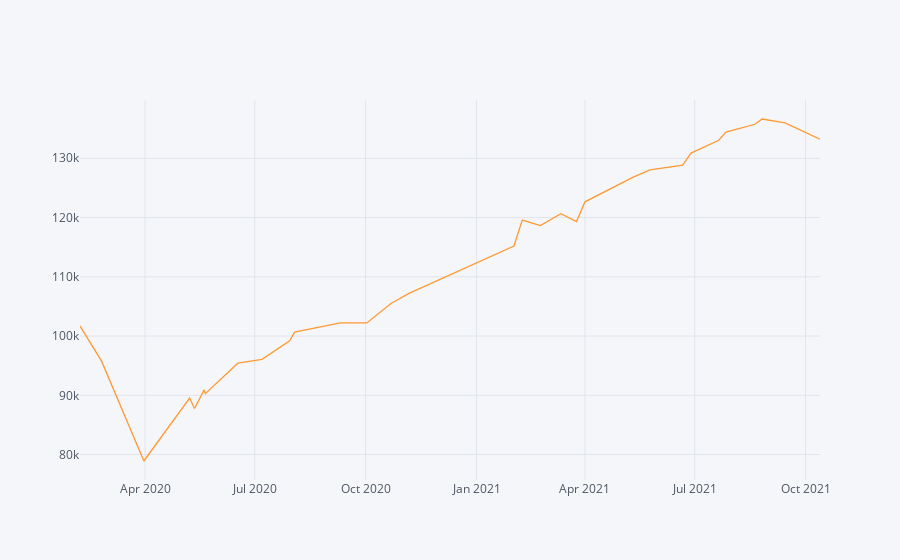

The notebook cell saved with this chart:
### Code cell
#Todo:
# Calculate the Absolute Return of a buy-and-hold strategy in the same period
final_value= rdf.Close.iloc[-1]
initial_value = rdf.Open.iloc[0]
absolute_return_bh = (final_value-initial_value) / initial_value
print(absolute_return_bh)
# Calculate the CAGR or a buy-and-hold trading strategy
CAGR_tf = ((final_value/initial_value)**(252/len(df)))-1
print(CAGR_tf)
# Calculate the IR (Sharpe without RF-rate) of a buy-and-hold trading strategy
information_ratio_tf = (rdf.Close.pct_change().dropna().mean()/rdf.Close.pct_change().dropna().std())*(252**0.5)
print(information_ratio_tf)

#Plot the equity curve (hint: use 'close' returns and your initial capital value to generate an equity curve)
((rdf.Close.pct_change().dropna()+1).cumprod()*starting_capital).iplot()

### Figure 1 — Plotly figure (JSON) as saved in the notebook; plotly's stock layout.template omitted (floating-point values rounded to 4 significant figures)
{"data": [{"line": {"color": "rgba(255, 153, 51, 1.0)", "dash": "solid", "shape": "linear", "width": 1.3}, "mode": "lines", "name": "Close", "text": "", "type": "scatter", "x": ["2020-02-07", "2020-02-25", "2020-03-31", "2020-05-08", "2020-05-12", "2020-05-20", "2020-05-21", "2020-06-17", "2020-07-07", "2020-07-30", "2020-08-03", "2020-09-10", "2020-10-02", "2020-10-22", "2020-11-06", "2021-02-01", "2021-02-08", "2021-02-23", "2021-03-12", "2021-03-25", "2021-04-01", "2021-05-11", "2021-05-25", "2021-06-21", "2021-06-28", "2021-07-21", "2021-07-27", "2021-08-20", "2021-08-26", "2021-09-14", "2021-10-13"], "y": [101700.0, 95720.0, 78910.0, 89540.0, 87770.0, 90910.0, 90280.0, 95420.0, 96070.0, 99190.0, 100700.0, 102200.0, 102200.0, 105500.0, 107200.0, 115200.0, 119600.0, 118600.0, 120600.0, 119300.0, 122700.0, 126800.0, 128100.0, 128900.0, 130900.0, 133000.0, 134400.0, 135700.0, 136600.0, 136000.0, 133200.0]}], "layout": {"legend": {"bgcolor": "#F5F6F9", "font": {"color": "#4D5663"}}, "paper_bgcolor": "#F5F6F9", "plot_bgcolor": "#F5F6F9", "title": {"font": {"color": "#4D5663"}}, "xaxis": {"gridcolor": "#E1E5ED", "showgrid": true, "tickfont": {"color": "#4D5663"}, "title": {"font": {"color": "#4D5663"}, "text": ""}, "zerolinecolor": "#E1E5ED"}, "yaxis": {"gridcolor": "#E1E5ED", "showgrid": true, "tickfont": {"color": "#4D5663"}, "title": {"font": {"color": "#4D5663"}, "text": ""}, "zerolinecolor": "#E1E5ED"}}}
